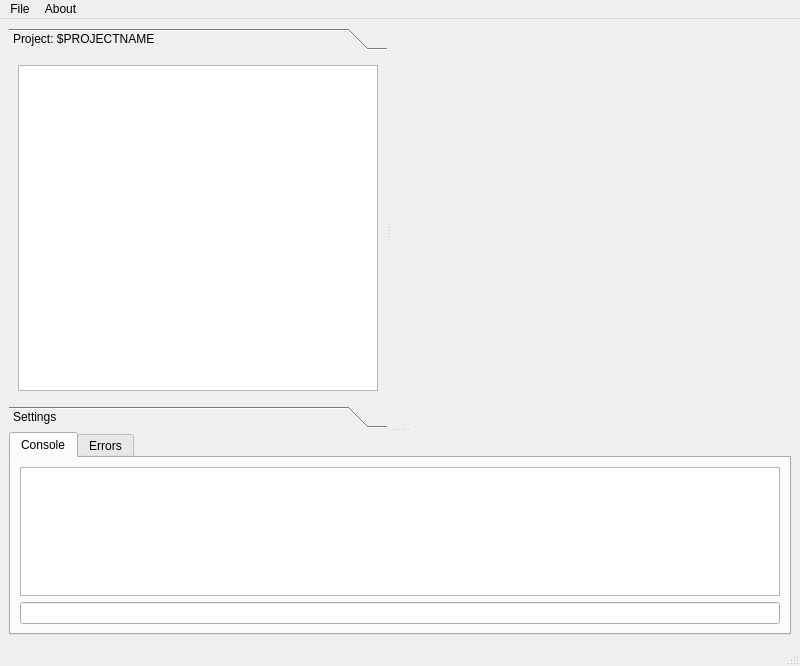
<?xml version="1.0" encoding="UTF-8"?>
<ui version="4.0">
 <class>MainWindow</class>
 <widget class="QMainWindow" name="MainWindow">
  <property name="windowModality">
   <enum>Qt::WindowModal</enum>
  </property>
  <property name="geometry">
   <rect>
    <x>0</x>
    <y>0</y>
    <width>800</width>
    <height>666</height>
   </rect>
  </property>
  <property name="sizePolicy">
   <sizepolicy hsizetype="MinimumExpanding" vsizetype="MinimumExpanding">
    <horstretch>0</horstretch>
    <verstretch>0</verstretch>
   </sizepolicy>
  </property>
  <property name="minimumSize">
   <size>
    <width>800</width>
    <height>600</height>
   </size>
  </property>
  <property name="windowTitle">
   <string>sosText</string>
  </property>
  <widget class="QWidget" name="centralwidget">
   <property name="sizePolicy">
    <sizepolicy hsizetype="MinimumExpanding" vsizetype="MinimumExpanding">
     <horstretch>0</horstretch>
     <verstretch>0</verstretch>
    </sizepolicy>
   </property>
   <property name="minimumSize">
    <size>
     <width>800</width>
     <height>556</height>
    </size>
   </property>
   <layout class="QGridLayout" name="gridLayout">
    <item row="0" column="0">
     <widget class="QSplitter" name="splitterTopBottom">
      <property name="sizePolicy">
       <sizepolicy hsizetype="MinimumExpanding" vsizetype="MinimumExpanding">
        <horstretch>0</horstretch>
        <verstretch>0</verstretch>
       </sizepolicy>
      </property>
      <property name="orientation">
       <enum>Qt::Vertical</enum>
      </property>
      <widget class="QSplitter" name="splitterTopLeftRight">
       <property name="sizePolicy">
        <sizepolicy hsizetype="MinimumExpanding" vsizetype="MinimumExpanding">
         <horstretch>0</horstretch>
         <verstretch>0</verstretch>
        </sizepolicy>
       </property>
       <property name="orientation">
        <enum>Qt::Horizontal</enum>
       </property>
       <widget class="QToolBox" name="projectBar">
        <property name="sizePolicy">
         <sizepolicy hsizetype="MinimumExpanding" vsizetype="MinimumExpanding">
          <horstretch>0</horstretch>
          <verstretch>0</verstretch>
         </sizepolicy>
        </property>
        <property name="minimumSize">
         <size>
          <width>200</width>
          <height>400</height>
         </size>
        </property>
        <property name="maximumSize">
         <size>
          <width>400</width>
          <height>16777215</height>
         </size>
        </property>
        <property name="currentIndex">
         <number>0</number>
        </property>
        <widget class="QWidget" name="pageProjectView">
         <property name="geometry">
          <rect>
           <x>0</x>
           <y>0</y>
           <width>378</width>
           <height>338</height>
          </rect>
         </property>
         <property name="sizePolicy">
          <sizepolicy hsizetype="MinimumExpanding" vsizetype="MinimumExpanding">
           <horstretch>0</horstretch>
           <verstretch>0</verstretch>
          </sizepolicy>
         </property>
         <attribute name="label">
          <string>Project: $PROJECTNAME</string>
         </attribute>
         <layout class="QGridLayout" name="gridLayout_2">
          <item row="1" column="0">
           <widget class="QTreeView" name="treeView">
            <property name="sizePolicy">
             <sizepolicy hsizetype="MinimumExpanding" vsizetype="MinimumExpanding">
              <horstretch>0</horstretch>
              <verstretch>0</verstretch>
             </sizepolicy>
            </property>
            <property name="sortingEnabled">
             <bool>true</bool>
            </property>
            <attribute name="headerVisible">
             <bool>true</bool>
            </attribute>
           </widget>
          </item>
         </layout>
        </widget>
        <widget class="QWidget" name="pageSettings">
         <property name="geometry">
          <rect>
           <x>0</x>
           <y>0</y>
           <width>378</width>
           <height>338</height>
          </rect>
         </property>
         <attribute name="label">
          <string>Settings</string>
         </attribute>
        </widget>
       </widget>
       <widget class="QTabWidget" name="filesTabs">
        <property name="sizePolicy">
         <sizepolicy hsizetype="MinimumExpanding" vsizetype="Expanding">
          <horstretch>0</horstretch>
          <verstretch>0</verstretch>
         </sizepolicy>
        </property>
        <property name="minimumSize">
         <size>
          <width>400</width>
          <height>400</height>
         </size>
        </property>
        <property name="currentIndex">
         <number>-1</number>
        </property>
        <property name="documentMode">
         <bool>true</bool>
        </property>
        <property name="tabsClosable">
         <bool>true</bool>
        </property>
        <property name="movable">
         <bool>true</bool>
        </property>
       </widget>
      </widget>
      <widget class="QTabWidget" name="consoleBar">
       <property name="sizePolicy">
        <sizepolicy hsizetype="MinimumExpanding" vsizetype="Minimum">
         <horstretch>0</horstretch>
         <verstretch>0</verstretch>
        </sizepolicy>
       </property>
       <property name="minimumSize">
        <size>
         <width>780</width>
         <height>200</height>
        </size>
       </property>
       <property name="baseSize">
        <size>
         <width>0</width>
         <height>200</height>
        </size>
       </property>
       <property name="currentIndex">
        <number>0</number>
       </property>
       <widget class="QWidget" name="tabConsole">
        <property name="sizePolicy">
         <sizepolicy hsizetype="MinimumExpanding" vsizetype="Minimum">
          <horstretch>0</horstretch>
          <verstretch>0</verstretch>
         </sizepolicy>
        </property>
        <attribute name="title">
         <string>Console</string>
        </attribute>
        <layout class="QGridLayout" name="gridLayout_4">
         <item row="0" column="0">
          <widget class="QPlainTextEdit" name="plainTextEdit">
           <property name="sizePolicy">
            <sizepolicy hsizetype="MinimumExpanding" vsizetype="Minimum">
             <horstretch>0</horstretch>
             <verstretch>0</verstretch>
            </sizepolicy>
           </property>
           <property name="readOnly">
            <bool>true</bool>
           </property>
          </widget>
         </item>
         <item row="1" column="0">
          <widget class="QLineEdit" name="lineEdit">
           <property name="sizePolicy">
            <sizepolicy hsizetype="MinimumExpanding" vsizetype="Fixed">
             <horstretch>0</horstretch>
             <verstretch>0</verstretch>
            </sizepolicy>
           </property>
          </widget>
         </item>
        </layout>
       </widget>
       <widget class="QWidget" name="tabErrors">
        <property name="sizePolicy">
         <sizepolicy hsizetype="MinimumExpanding" vsizetype="Minimum">
          <horstretch>0</horstretch>
          <verstretch>0</verstretch>
         </sizepolicy>
        </property>
        <attribute name="title">
         <string>Errors</string>
        </attribute>
       </widget>
      </widget>
     </widget>
    </item>
   </layout>
  </widget>
  <widget class="QMenuBar" name="menubar">
   <property name="geometry">
    <rect>
     <x>0</x>
     <y>0</y>
     <width>800</width>
     <height>22</height>
    </rect>
   </property>
   <widget class="QMenu" name="menuFile">
    <property name="title">
     <string>File</string>
    </property>
    <addaction name="actionOpen_File"/>
    <addaction name="separator"/>
    <addaction name="actionSave_File"/>
    <addaction name="separator"/>
    <addaction name="actionExit"/>
   </widget>
   <widget class="QMenu" name="menuAbout">
    <property name="title">
     <string>About</string>
    </property>
   </widget>
   <addaction name="menuFile"/>
   <addaction name="menuAbout"/>
  </widget>
  <widget class="QStatusBar" name="statusbar"/>
  <action name="actionOpen_File">
   <property name="text">
    <string>Open File/Project</string>
   </property>
   <property name="shortcut">
    <string>Ctrl+O</string>
   </property>
  </action>
  <action name="actionSave_File">
   <property name="text">
    <string>Save File</string>
   </property>
   <property name="shortcut">
    <string>Ctrl+S</string>
   </property>
  </action>
  <action name="actionExit">
   <property name="text">
    <string>Exit</string>
   </property>
  </action>
 </widget>
 <resources/>
 <connections/>
 <slots>
  <slot>openFileDialog()</slot>
  <slot>newProjectLoaded(Project::IProject*)</slot>
  <slot>closeTab(int)</slot>
 </slots>
</ui>
